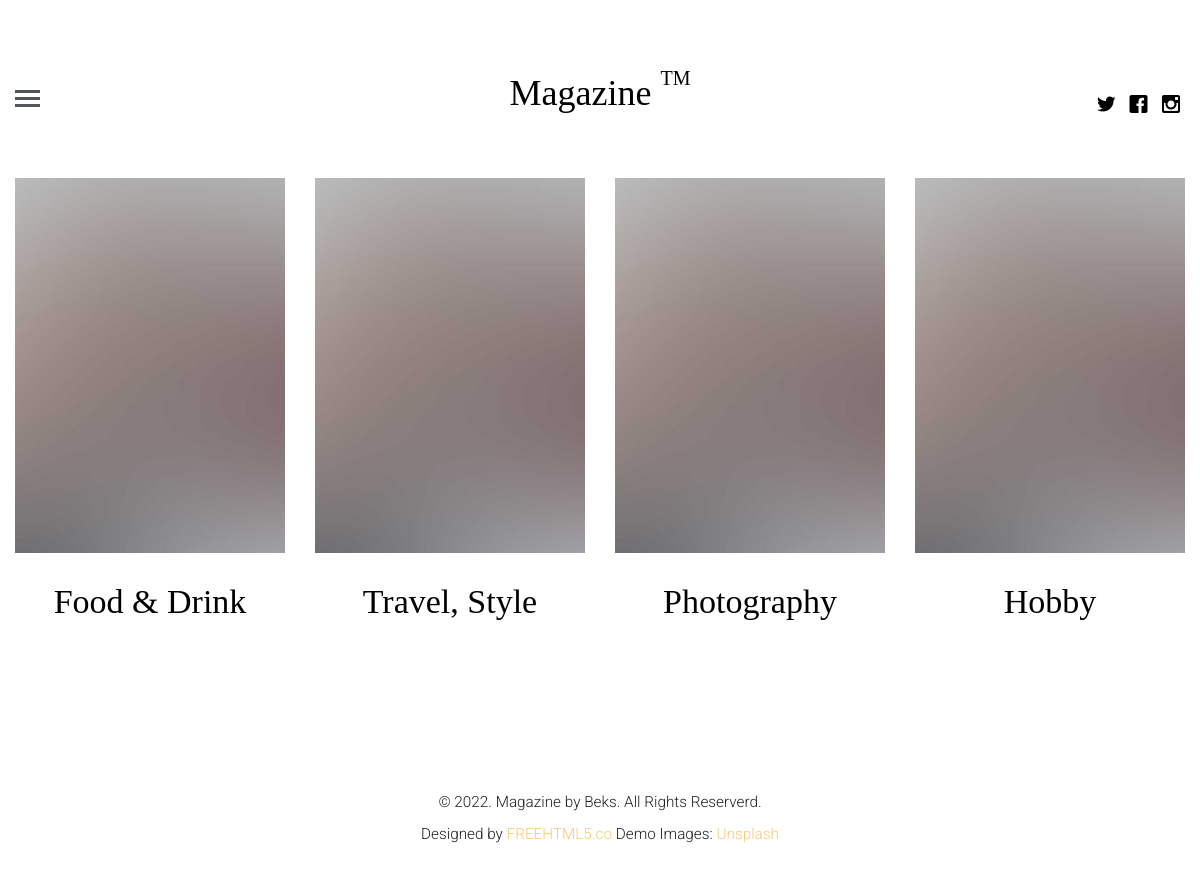
The page /category/ on the database its author committed.
### apps/articles/models.py (models this page shows, shortened)
class ArticleCategory(models.Model):
    title = models.CharField(max_length=100, unique=True)
    class Meta:
        verbose_name = 'Категории'  # эти названия будут показывать в админ панели
        verbose_name_plural = 'Категории'

### apps/articles/views.py (the view)
# urls.py: path('category/', ArticleCategoryListView.as_view()),
class ArticleCategoryListView(generic.TemplateView):
    template_name = 'category.html'
    def get_context_data(self, **kwargs):
        context = dict()
        context['category_list'] = ArticleCategory.objects.all()
        return context

### templates/category.html (shortened to what this page needs)
{% extends "base.html" %}
{% load static %}
{% block content %}
    <div class="container-fluid">
		<div class="row fh5co-post-entry">
			{% for category in category_list %}
			<article class="col-lg-3 col-md-3 col-sm-3 col-xs-6 col-xxs-12 animate-box">
				<figure>
					<a href="{% url 'category-url' category.id %}"><img src="{% static 'images/pic_1.jpg' %}" alt="Image" class="img-responsive"></a>
				</figure>
				<h2 class="fh5co-article-title"><a href="#">{{category.title}}</a></h2>
			</article>
			{% endfor %}
		</div>
	</div>
{% endblock %}

### assets/css/style.css (style rules this page uses)
html { background: #fff; }
body { font-family: "Roboto", arial, sans-serif; font-size: 18px; font-weight: 300; line-height: 1.8; color: #222; background: #fff; }
a { color: #f7c873; -webkit-transition: 0.5s; -o-transition: 0.5s; transition: 0.5s; }
h1, h2, h3, h4, h5, h6 { font-family: "Playfair Display", times, serif; color: #000; }
.fh5co-post-entry article { text-align: center; float: left; margin-bottom: 110px; padding-left: 3em; padding-right: 3em; }
@media screen and (max-width: 1200px) { .fh5co-post-entry article { margin-bottom: 80px; padding-left: 15px; padding-right: 15px; } }
.fh5co-post-entry article a img { opacity: 1; -webkit-transition: 0.5s; -o-transition: 0.5s; transition: 0.5s; }
.fh5co-post-entry article figure { margin-bottom: 30px; }
.fh5co-post-entry article h2 { font-family: "Playfair Display", times, serif; font-size: 34px; color: #000; margin-bottom: 30px; }
.fh5co-post-entry article h2 a { color: #000; }
.js .to-animate, .js .to-animate-2, .js .animate-box { opacity: 0; }

### rows shown on the page
ArticleCategory: title "Food & Drink"
ArticleCategory: title "Travel, Style"
ArticleCategory: title "Photography"
ArticleCategory: title "Hobby"
